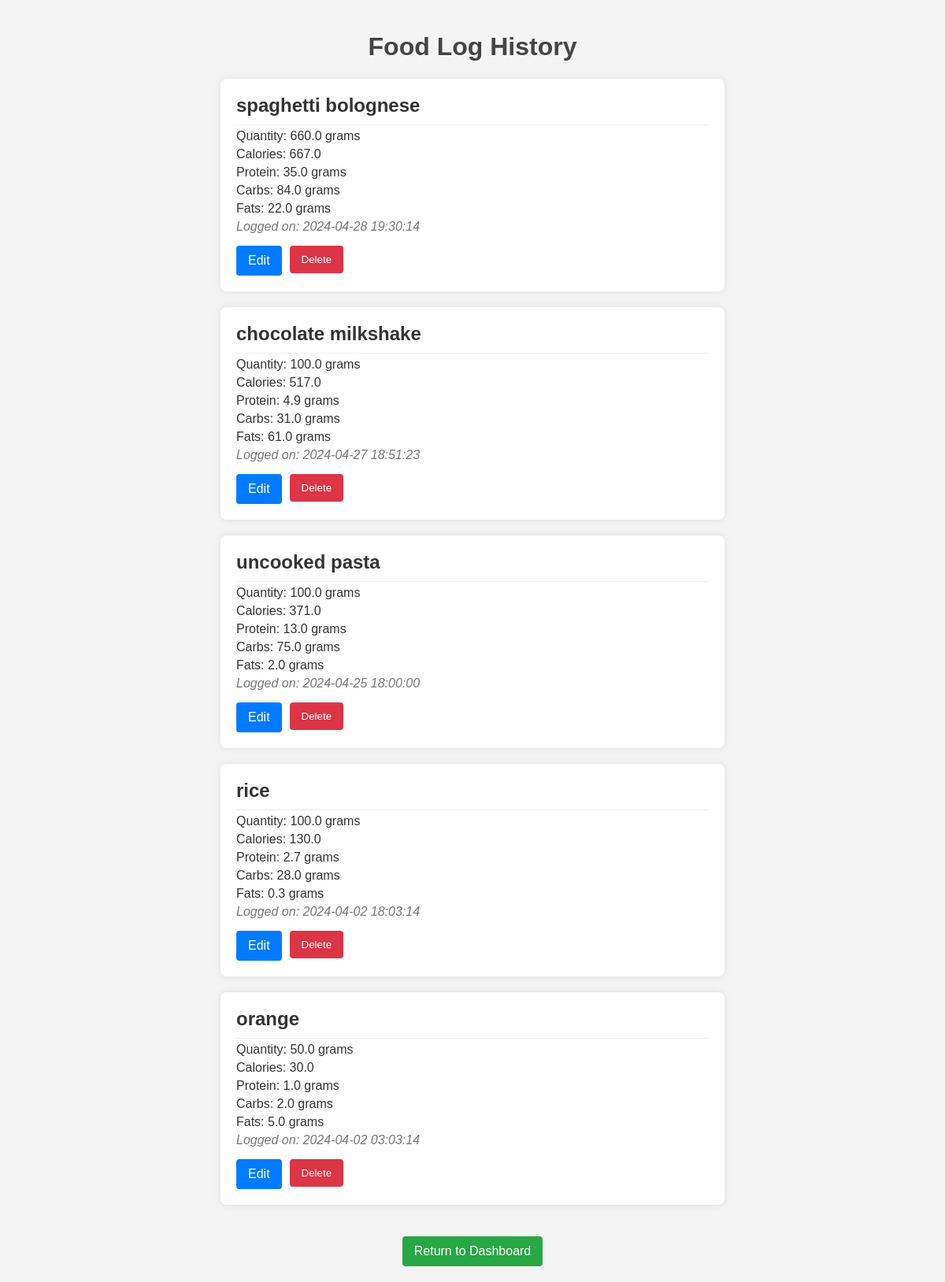
The page /food_log_history (signed in) on the database its author committed.
### app.py (models this page shows)
class FoodLog(db.Model): #db model for the food log
    id = db.Column(db.Integer, primary_key=True, autoincrement=True)
    user_id = db.Column(db.Integer, db.ForeignKey('user.id'), nullable=False)
    food_name = db.Column(db.String(100), nullable=False)
    quantity = db.Column(db.Float, nullable=False)
    calories = db.Column(db.Float, nullable=False)
    protein = db.Column(db.Float, nullable=False)
    carbs = db.Column(db.Float, nullable=False)
    fats = db.Column(db.Float, nullable=False)
    log_date = db.Column(db.DateTime, default=datetime.utcnow)

### app.py (the view)
@app.route('/food_log_history')
@login_required
def food_log_history():
    food_logs = FoodLog.query.filter_by(user_id=current_user.id).order_by(FoodLog.log_date.desc()).all()
    return render_template('food_log_history.html', food_logs=food_logs)

### app.py (called while the page is built)
@login_manager.user_loader
def load_user(user_id):
    return User.query.get(int(user_id))

### templates/food_log_history.html (shortened to what this page needs)
<!DOCTYPE html>
<html lang="en">
<head>
</head>
<body>
    <h1>Food Log History</h1>
    {% for food_log in food_logs %}
        <div class="log-entry">
            <h2>{{ food_log.food_name }}</h2>
            <p>Quantity: {{ food_log.quantity }} grams</p>
            <p>Calories: {{ food_log.calories }}</p>
            <p>Protein: {{ food_log.protein }} grams</p>
            <p>Carbs: {{ food_log.carbs }} grams</p>
            <p>Fats: {{ food_log.fats }} grams</p>
            <p class="log-date">Logged on: {{ food_log.log_date.strftime('%Y-%m-%d %H:%M:%S') }}</p>
            <div class="log-actions">
                <a href="{{ url_for('edit_food_log', food_log_id=food_log.id) }}">Edit</a>
                <form action="{{ url_for('delete_food_log', food_log_id=food_log.id) }}" method="post">
                    <input type="submit" value="Delete">
                </form>
            </div>
        </div>
    {% endfor %}
    <a href="{{ url_for('dashboard') }}" class="dashboard-link">Return to Dashboard</a>
</body>
</html>

### templates/food_log_history.html (style rules this page uses)
body { font-family: Arial, sans-serif; background-color: #f4f4f4; margin: 0; padding: 20px; color: #333; display: flex; flex-direction: column; align-items: center; justify-content: center; }
h1 { color: #444; }
.log-entry { background: white; padding: 20px; margin-bottom: 20px; border-radius: 8px; box-shadow: 0 0 10px rgba(0, 0, 0, 0.1); width: 80%; max-width: 600px; }
h2 { margin: 0; padding-bottom: 10px; border-bottom: 1px solid #eee; }
p { margin: 5px 0; }
.log-date { color: #777; font-style: italic; }
.log-actions { display: flex; justify-content: flex-start; gap: 10px; padding-top: 10px; }
a, input[type="submit"] { text-decoration: none; padding: 10px 15px; color: white; border: none; border-radius: 4px; cursor: pointer; }
a { background-color: #007bff; }
input[type="submit"] { background-color: #dc3545; }
.dashboard-link { margin-top: 20px; background-color: #28a745; }

### rows shown on the page
FoodLog: food_name "spaghetti bolognese", quantity "660.0", calories "667.0", protein "35.0", carbs "84.0", fats "22.0", log_date "2024-04-28 19:30:14"
FoodLog: food_name "chocolate milkshake", quantity "100.0", calories "517.0", protein "4.9", carbs "31.0", fats "61.0", log_date "2024-04-27 18:51:23"
FoodLog: food_name "uncooked pasta", quantity "100.0", calories "371.0", protein "13.0", carbs "75.0", fats "2.0", log_date "2024-04-25 18:00:00"
FoodLog: food_name "rice", quantity "100.0", calories "130.0", protein "2.7", carbs "28.0", fats "0.3", log_date "2024-04-02 18:03:14"
FoodLog: food_name "orange", quantity "50.0", calories "30.0", protein "1.0", carbs "2.0", fats "5.0", log_date "2024-04-02 03:03:14"
